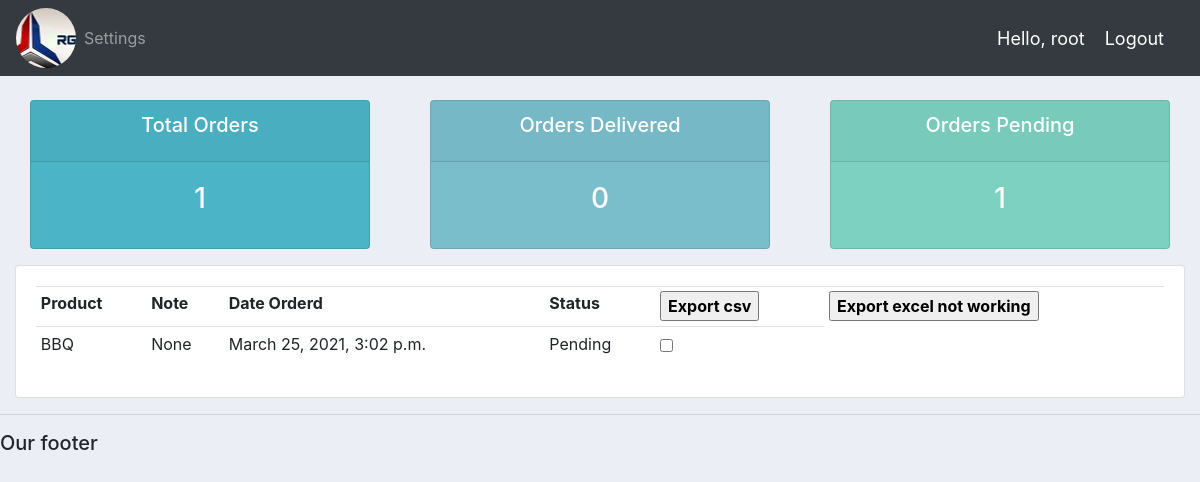
Page /user/ (signed in) on the earlier database version.
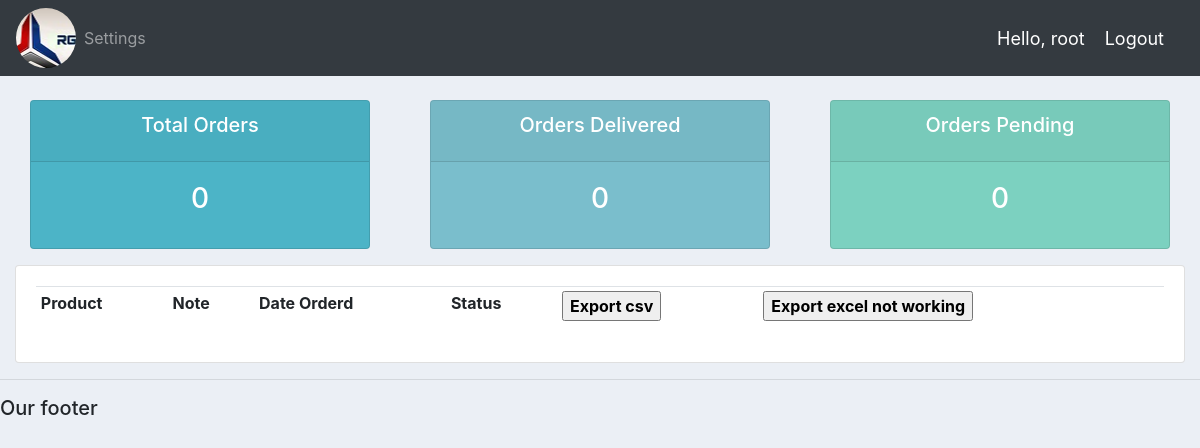
Same page on the later database version.
### accounts/models.py (models this page shows)
class Order(models.Model):
    STATUS=(
        ('Pending','Pending'),
        ('Out for delivery','Out for delivery'),
        ('Delivered','Delivered')
    )
    customer=models.ForeignKey(Customer,null=True,on_delete=models.SET_NULL)
    product=models.ForeignKey(Product,null=True,on_delete=models.SET_NULL)
    date_created = models.DateTimeField(auto_now_add=True)
    status=models.CharField(max_length=200,null=True,choices=STATUS)
    note = models.CharField(max_length=1000, null=True)
    def __str__(self):
        return self.product.name

class Product(models.Model):
    CATEGORY=(
        ('Indor','Indoor'),
        ('Out Door','Out Door')
    )
    name=models.CharField(max_length=100,null=True)
    price=models.FloatField(null=True)
    category=models.CharField(max_length=100,null=True,choices=CATEGORY)
    description=models.CharField(max_length=100,null=True,blank=True)
    date_created=models.DateTimeField(auto_now_add=True)
    tags=models.ManyToManyField(Tag)
    def __str__(self):
        return self.name

### accounts/decorators.py (the view)
		def wrapper_func(request, *args, **kwargs):
			group = None
			if request.user.groups.exists():
				group = request.user.groups.all()[0].name
			if group in allowed_roles:
				return view_func(request, *args, **kwargs)
			else:
				return HttpResponse('You are not authorized to view this page')

### accounts/views.py (called while the page is built)
@login_required(login_url='login')
@allowed_users(allowed_roles=['customer'])
def userPage(request):
	orders = request.user.customer.order_set.all()
	total_orders = orders.count()
	delivered = orders.filter(status='Delivered').count()
	pending = orders.filter(status='Pending').count()
	print('ORDERS:', orders)
	context = {'orders':orders, 'total_orders':total_orders,
	'delivered':delivered,'pending':pending}
	return render(request, 'accounts/user.html', context)

### accounts/templates/accounts/user.html (shortened to what this page needs)
{%  extends 'accounts/main.html' %}
{% block content %}
{%  include 'accounts/status.html' %}
<div class="row">
	<div class="col-md">
		<div class="card card-body">
			<table class="table table-sm">
				<tr>
					<th>Product</th>
					<th>Note</th>
					<th>Date Orderd</th>
					<th>Status</th>
					<th><a href="{% url 'export-csv'%}"><input type="button" value="Export csv" style="font-weight:bold";></a> </th>
					<th><a href="{% url 'export-excel'%}"><input type="button" value="Export excel not working" style="font-weight:bold";></a> </th>
				</tr>
				{% for order in orders %}
				<tr>
					<td>{{order.product}}</td>
					<td>{{order.note}}</td>
					<td>{{order.date_created}}</td>
					<td>{{order.status}}</td>
					<td><input type="checkbox" name="myTextEditBox" value="checked" id="checkbox"/></td>
				</tr>
				{% endfor %}
			</table>
		</div>
	</div>
</div>
{% endblock content %}

Differences in the rows shown:
removed Order: product "BBQ", note "None", date_created "March 25, 2021, 3:02 p.m.", status "Pending"
Other differences:
{{ total_orders }}: "1" → "0"
{{ pending }}: "1" → "0"
